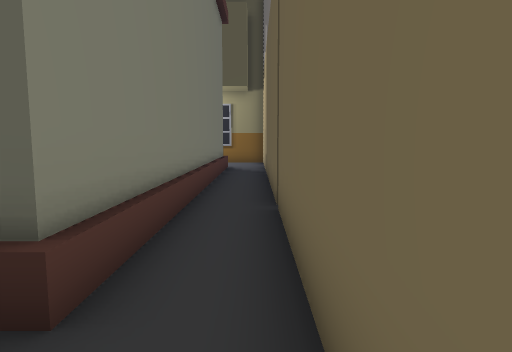
view 1 (above)

21 first-person views from a walk through a Unity game level. The camera is 1.2 m above the floor, tilts 6° down and sees 75° across. Doors are open. The floor is counted in squares, 1 m on a side. Each view is taken from the middle of a square. On the plan, view 1 faces up. The plan holds only what a view shows up to about 14 squares ahead; the rest is blank. The place goes on beyond the plan. The player character is not drawn. Some surface patterns are stand-ins.

view 2
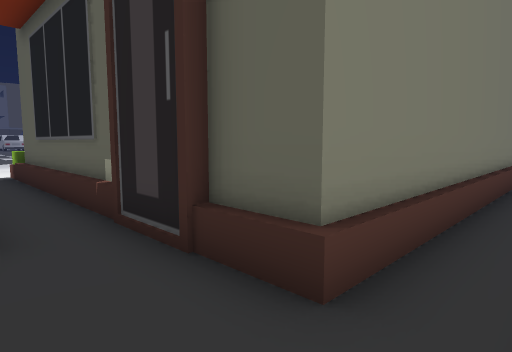

view 3
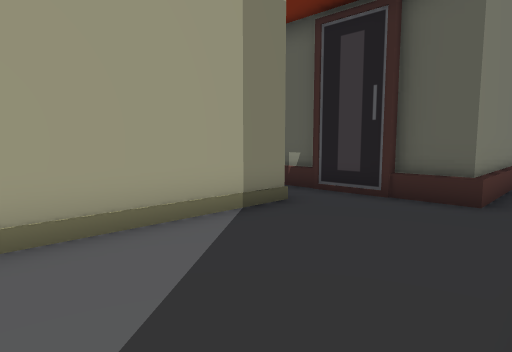

view 4
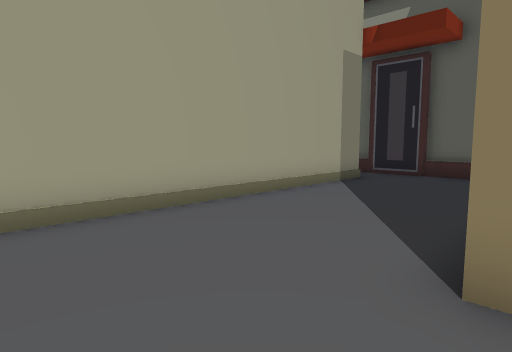

view 5
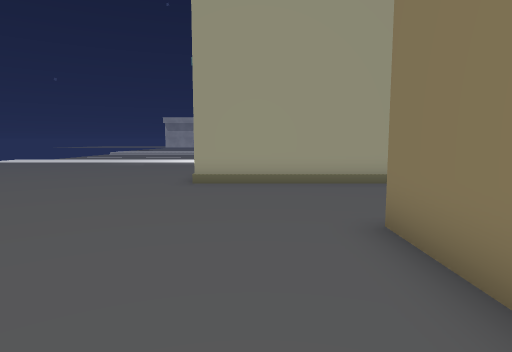

view 6
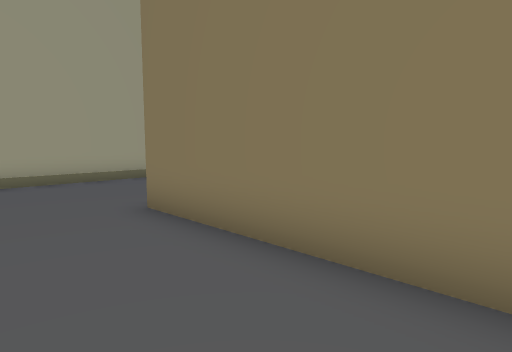

view 7
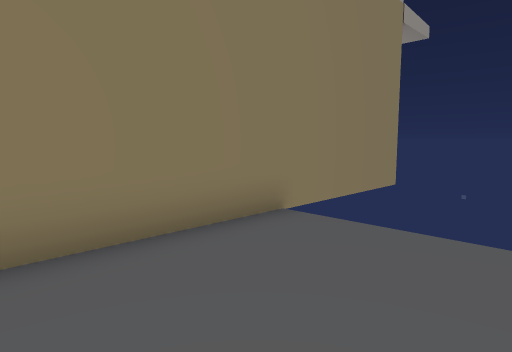

view 8
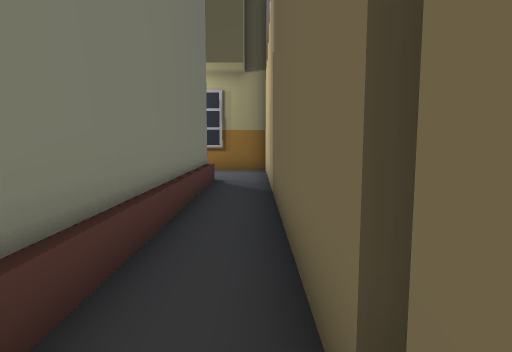

view 9
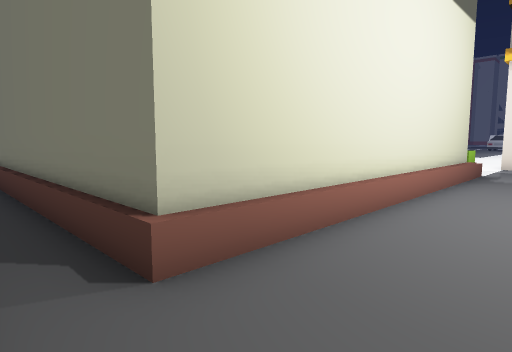

view 10
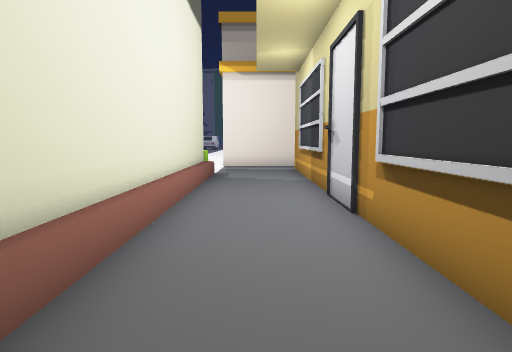

view 11
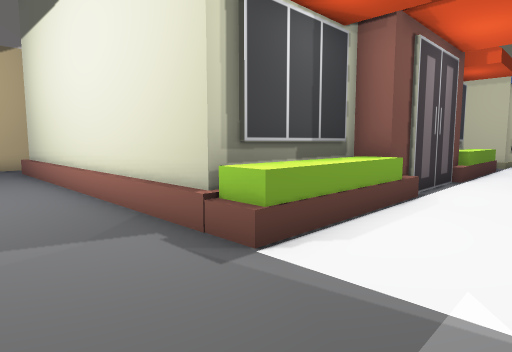

view 12
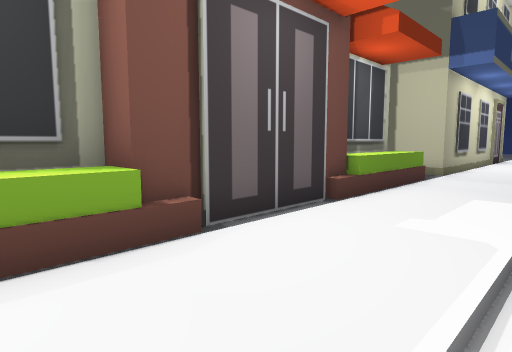

view 13
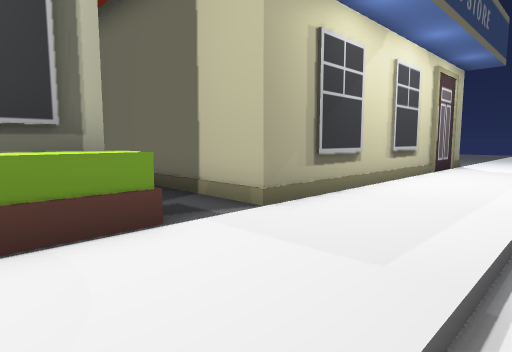

view 14
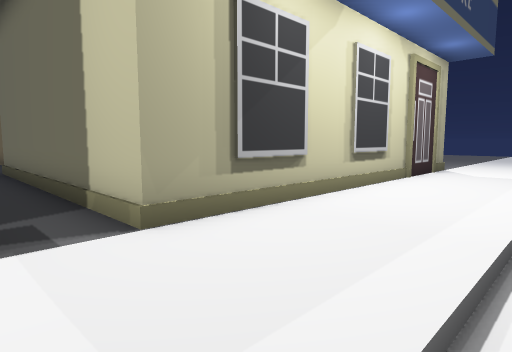

view 15
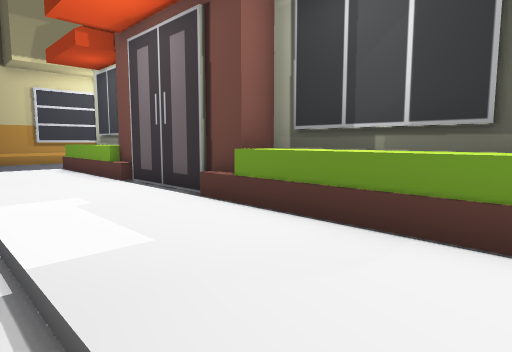

view 16
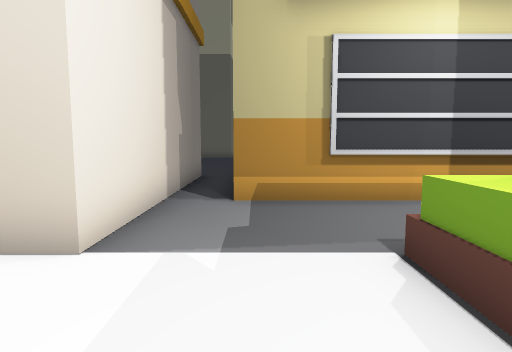

view 17
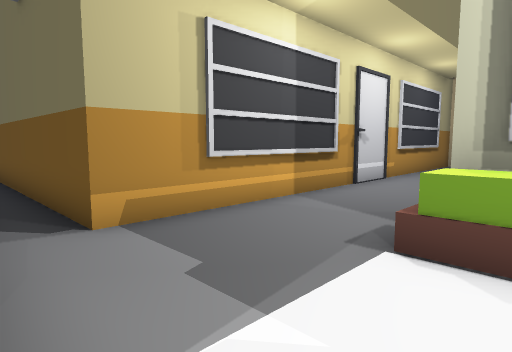

view 18
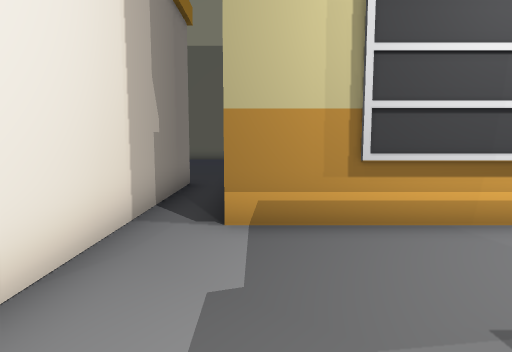

view 19
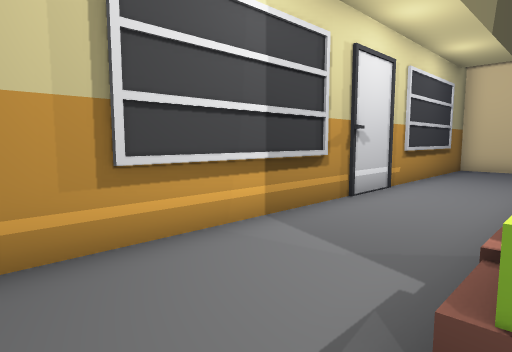

view 20
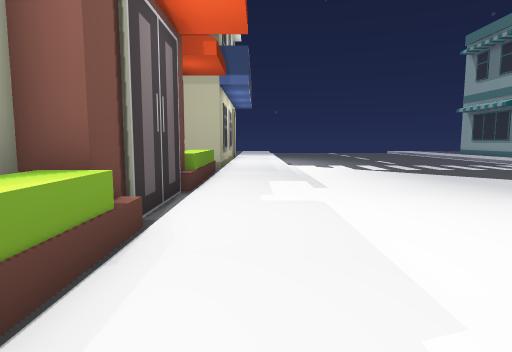

view 21
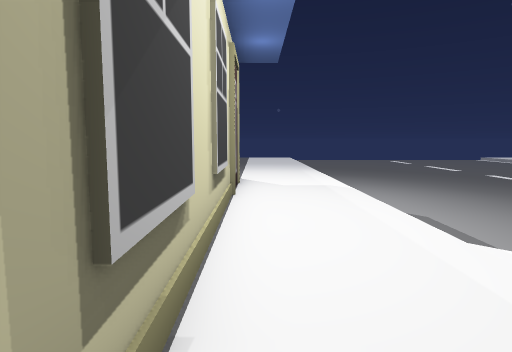

### Floor plan
Key: @ floor where view 1 was taken; # wall or solid block; . main floor; - floor 0.25 m lower than the main floor; : floor 0.75 m higher than the main floor; O other object.
Columns run from 17 left of view 1 to 7 right of it. Each row starts with its distance up from view 1.
 27 ..
 26 ..#
 25 ..#
 24 ..#
 23 O.#
 22 O.#
 21 O.#
 20 O.#
 19 O.##OOOO####OOOO###
 18 O.................#
 17 O.................#
 16 O.................#
 15 ....:OOOOOOOOOOO..#
 14 ....:O         O..
 13 ....:O         O..
 12 -...:O         O..
 11 -...OO         O..
 10 -...#          O..
  9 -...#          O..
  8 -...#          O..
  7 -...#          O..
  6 -...OO         O..#
  5 -...OO         O..
  4 -...OO         O..
  3 -...OO         O..
  2 -...OOOOOOOOOOOO..
  1 -................
  0 -...#########....@
 -1 -...#       #.....
 -2 -...#       #.....
 -3  ...#       #.....
 -4 -...#       #.....
 -5 -...#       #.....
 -6 -...#       #.....
 -7 -...#       #.....#######
 -8 -...#       #...........
 -9 -...#       #...........
-10 -...#       #...........
-11 -...#       #...........

Where each view was taken, in squares from view 1:
view 1: 0 up, 0 right, facing up
view 2: 0 up, 0 right, facing up-left
view 3: 5 down, 0 right, facing up-left
view 4: 10 down, 1 right, facing up-left
view 5: 9 down, 5 right, facing left
view 6: 10 down, 6 right, facing up-left
view 7: 11 down, 2 right, facing up-right
view 8: 5 up, 0 right, facing up
view 9: 18 up, 0 right, facing down-left
view 10: 17 up, 1 left, facing left
view 11: 18 up, 16 left, facing down-right
view 12: 13 up, 17 left, facing down-right
view 13: 4 up, 17 left, facing down-right
view 14: 2 up, 17 left, facing down-right
view 15: 2 up, 17 left, facing up-right
view 16: 12 up, 15 left, facing up
view 17: 14 up, 17 left, facing up-right
view 18: 14 up, 15 left, facing up
view 19: 15 up, 15 left, facing up-right
view 20: 15 up, 15 left, facing down
view 21: 0 up, 14 left, facing down
